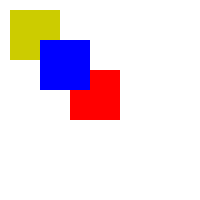
Frame 1 (no input)
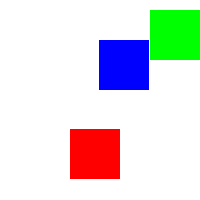
Frame 60 (the mouse pressed at the canvas centre just before this capture)
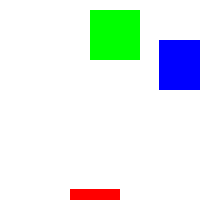
Frame 120 (the mouse held since frame 60 and released just before this capture)

The Processing sketch that drew these frames (run headless with seeded random() and noise(); from frame 60 on, the mouse is pressed at the canvas centre):

// Processing sketch: exc1
// ── exc1.pde
int i = 10;
int o = 70;
int p = 40;
void setup(){
size(200, 200);
noStroke(); fill(204, 204, 0);
}
void draw(){
background(255);
rect(i--, 10, 50, 50); fill(255, 0, 0);
rect(70, o++, 50, 50); fill(0, 0, 255);
rect(p++, 40, 50, 50); fill(0, 255, 0);
if(i <= 0) 
{
  i=199;
}
if(o >= 199) 
{
  o=0;
}
if(p >= 199) 
{
  p=0;
}
}
